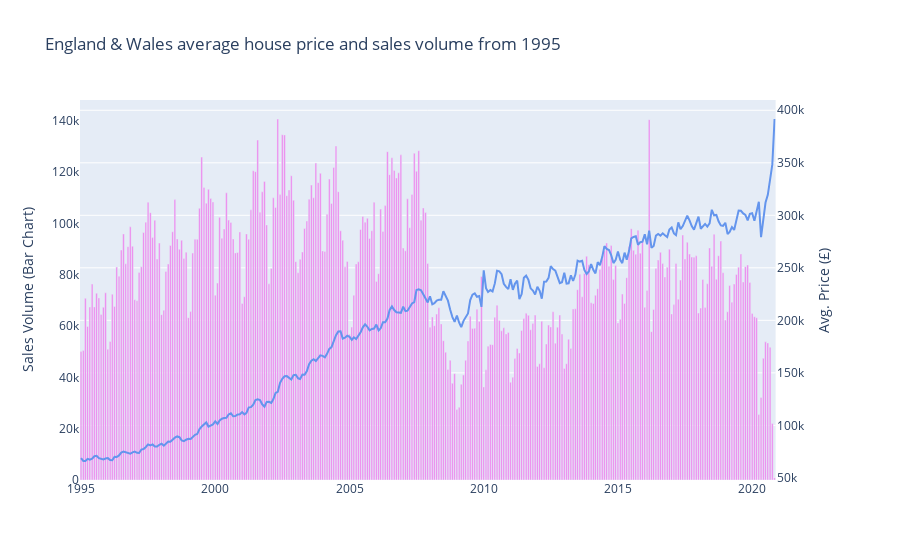

The code cell stored with this chart in its notebook:
### Code cell
fig = make_subplots(specs=[[{"secondary_y": True}]])

fig.add_trace(px.line(P, x="Year-Month", y="Price", color_discrete_sequence=['cornflowerblue']).data[0], secondary_y=True)
fig.add_trace(px.bar(P, x="Year-Month", y="Volume", color_discrete_sequence=['violet']).data[0], secondary_y=False)

fig.update_xaxes(showgrid=False)
fig.update_yaxes(title_text="Avg. Price (£)", secondary_y=True)
fig.update_yaxes(title_text="Sales Volume (Bar Chart)", secondary_y=False, showgrid=False)
fig.update_layout(title='England & Wales average house price and sales volume from 1995')
                  
fig.show()

### Figure 1 — Plotly figure (JSON) as saved in the notebook; plotly's stock layout.template omitted (floating-point values rounded to 4 significant figures; data arrays with more than 128 entries replaced by an {"elided": "..."} marker saying what was removed)
{"data": [{"hovertemplate": "Year-Month=%{x}<br>Price=%{y}<extra></extra>", "legendgroup": "", "line": {"color": "cornflowerblue", "dash": "solid"}, "mode": "lines", "name": "", "orientation": "v", "showlegend": false, "type": "scatter", "x": {"elided": "311 str values"}, "xaxis": "x", "y": {"elided": "311 float values"}, "yaxis": "y2"}, {"alignmentgroup": "True", "hovertemplate": "Year-Month=%{x}<br>Volume=%{y}<extra></extra>", "legendgroup": "", "marker": {"color": "violet"}, "name": "", "offsetgroup": "", "orientation": "v", "showlegend": false, "textposition": "auto", "type": "bar", "x": {"elided": "311 str values"}, "xaxis": "x", "y": {"elided": "311 int values"}, "yaxis": "y"}], "layout": {"title": {"text": "England & Wales average house price and sales volume from 1995"}, "xaxis": {"anchor": "y", "domain": [0, 0.94], "showgrid": false}, "yaxis": {"anchor": "x", "domain": [0, 1], "showgrid": false, "title": {"text": "Sales Volume (Bar Chart)"}}, "yaxis2": {"anchor": "x", "overlaying": "y", "side": "right", "title": {"text": "Avg. Price (£)"}}}}
